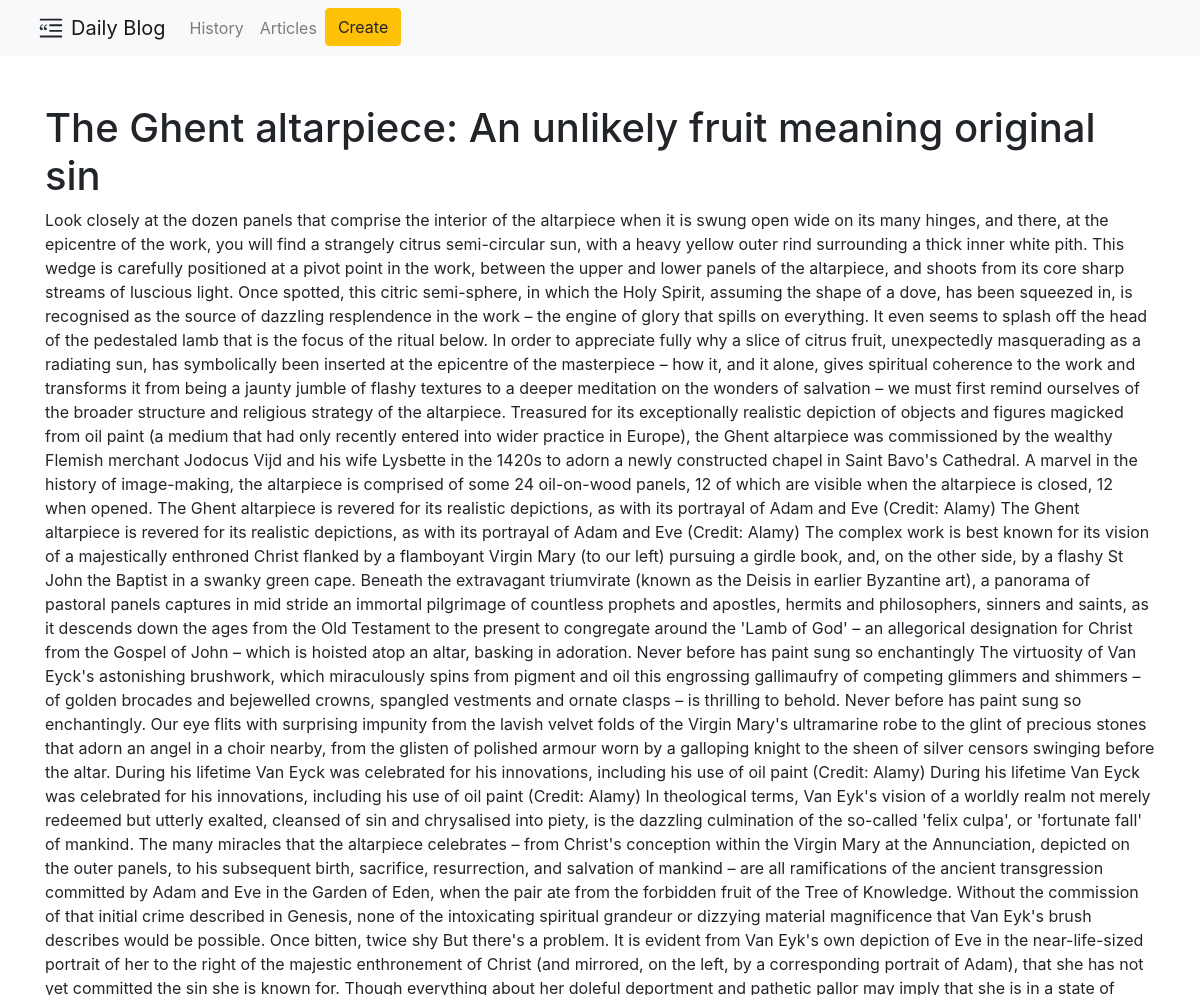
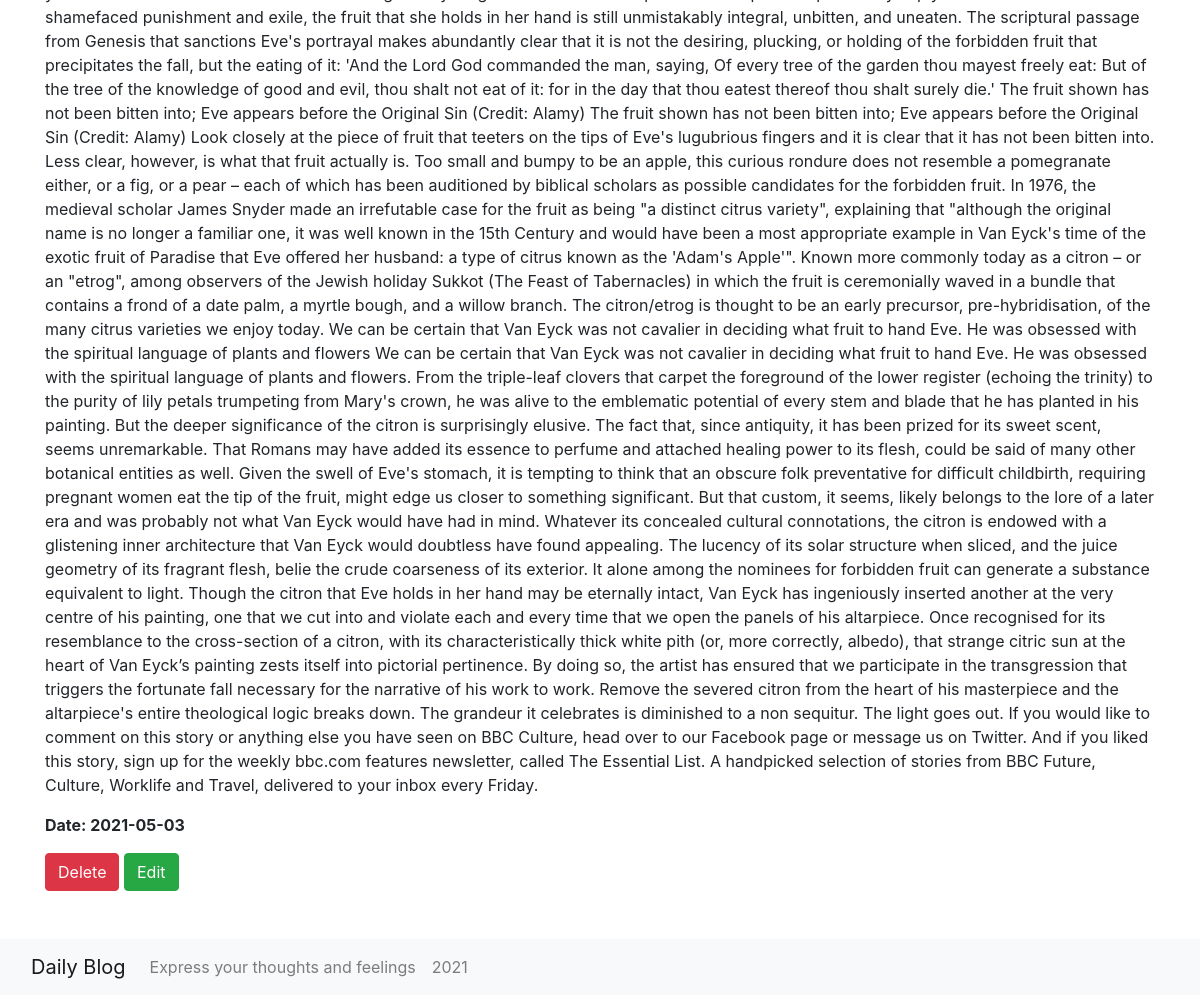
/posts/7, run on the app's committed database (2 pictures, top to bottom).
### app.py (models this page shows, shortened)
class Article(db.Model):
    id = db.Column(db.Integer, primary_key=True)
    title = db.Column(db.String(100), nullable=False)
    intro = db.Column(db.String(300), nullable=False)
    text = db.Column(db.Text, nullable=False)
    date = db.Column(db.DateTime, default=datetime.utcnow)

### app.py (the view)
@app.route('/posts/<int:id>')
def post_deteil(id):
    article = Article.query.get(id)
    return render_template("post_detail.html", article=article)

### templates/post_detail.html (shortened to what this page needs)
{% extends 'base.html' %}
{% block body %}
<div class="container py-5 ">
    <h1>{{ article.title }}</h1>
    <div class="alert.alert-info">
        <p>{{ article.text }}</p>
        <p><b>Date: {{ article.date.date() }}</b></p>
        <a href="/posts/{{ article.id }}/del" class="btn btn-danger">Delete</a>
        <a href="/posts/{{ article.id }}/update" class="btn btn-success">Edit</a>
    </div>
</div>
    <br>
{% endblock %}

### data on the page
Article: title "The Ghent altarpiece: An unlikely fruit meaning original sin", text "Look closely at the dozen panels that comprise the interior of the altarpiece when it is swung open wide on its many hinges, and there, at the epicentre of the work, you will find a strangely citrus semi-circular sun, with a heavy yellow outer rind surrounding a thick inner white pith. This wedge is carefully positioned at a pivot point in the work, between the upper and lower panels of the altarpiece, and shoots from its core sharp streams of luscious light. Once spotted, this citric semi-sphere, in which the Holy Spirit, assuming the shape of a dove, has been squeezed in, is recognised as the source of dazzling resplendence in the work – the engine of glory that spills on everything. It…", date "2021-05-03"
